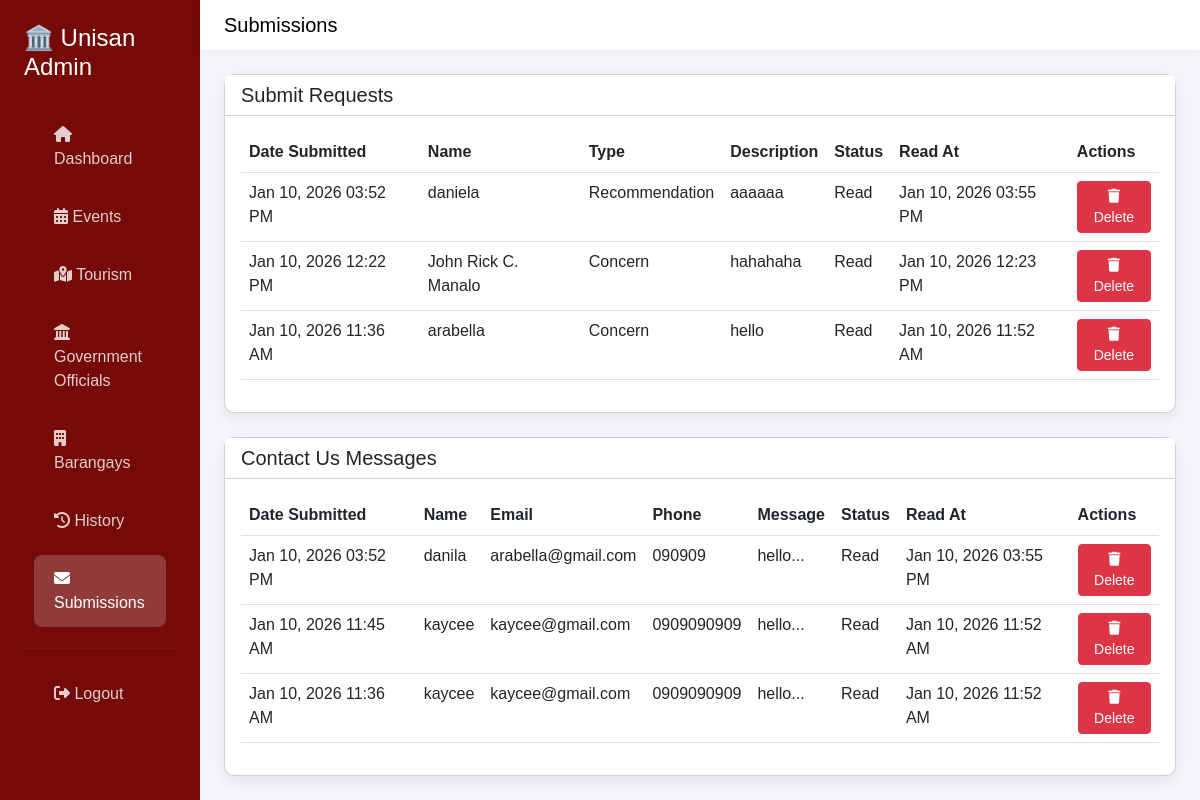
The page /admin_submissions.php (signed in) on the database its author committed.
### tables this page shows
CREATE TABLE `submit_request` (
  `id` int(11) NOT NULL,
  `citizen_name` varchar(255) NOT NULL,
  `request_type` varchar(100) NOT NULL,
  `description` text NOT NULL,
  `date_submitted` datetime NOT NULL,
  `is_read` tinyint(1) DEFAULT 0,
  `status` varchar(10) NOT NULL DEFAULT 'unread',
  `date_read` datetime DEFAULT NULL
);

CREATE TABLE `contact_us` (
  `id` int(11) NOT NULL,
  `name` varchar(255) NOT NULL,
  `email` varchar(255) NOT NULL,
  `phone` varchar(50) DEFAULT NULL,
  `message` text NOT NULL,
  `submitted_at` datetime NOT NULL,
  `status` enum('unread','read') DEFAULT 'unread',
  `date_read` datetime DEFAULT NULL
);

### admin_submissions.php (the view, shortened to what this page needs)
<?php
include 'config.php';
$requests = $conn->query("SELECT * FROM submit_request ORDER BY date_submitted DESC");
$messages = $conn->query("SELECT * FROM contact_us ORDER BY submitted_at DESC");
?>
<!DOCTYPE html>
<html lang="en">
<head>
<link href="https://cdn.jsdelivr.net/npm/bootstrap@5.3.0/dist/css/bootstrap.min.css" rel="stylesheet">
<link href="https://cdnjs.cloudflare.com/ajax/libs/font-awesome/6.4.0/css/all.min.css" rel="stylesheet">
</head>
<body>
<div class="container-fluid">
<div class="row">
        <div class="col-md-2 sidebar p-0">
            <div class="p-4">
                <h4 class="mb-4">🏛️ Unisan Admin</h4>
                <nav class="nav flex-column">
                    <a class="nav-link <?= basename($_SERVER['PHP_SELF'])=='admin_dashboard.php'?'active':'' ?>" href="admin_dashboard.php"><i class="fas fa-home"></i> Dashboard</a>
                    <a class="nav-link <?= basename($_SERVER['PHP_SELF'])=='admin_events.php'?'active':'' ?>" href="admin_events.php"><i class="fas fa-calendar-alt"></i> Events</a>
                    <a class="nav-link <?= basename($_SERVER['PHP_SELF'])=='admin_tourism.php'?'active':'' ?>" href="admin_tourism.php"><i class="fas fa-map-marked-alt"></i> Tourism</a>
                    <a class="nav-link <?= basename($_SERVER['PHP_SELF'])=='admin_government.php'?'active':'' ?>" href="admin_government.php"><i class="fas fa-landmark"></i> Government Officials</a>
                    <a class="nav-link <?= basename($_SERVER['PHP_SELF'])=='admin_barangay.php'?'active':'' ?>" href="admin_barangay.php"><i class="fas fa-building"></i> Barangays</a>
                    <a class="nav-link <?= basename($_SERVER['PHP_SELF'])=='admin_history.php'?'active':'' ?>" href="admin_history.php"><i class="fas fa-history"></i> History</a>
                    <a class="nav-link <?= basename($_SERVER['PHP_SELF'])=='admin_submissions.php'?'active':'' ?>" href="admin_submissions.php"><i class="fas fa-envelope"></i> Submissions
                    </a>
                    <hr class="my-3" style="border-color: rgba(255,255,255,0.2)">
                    <a class="nav-link" href="admin_logout.php"><i class="fas fa-sign-out-alt"></i> Logout</a>
                </nav>
            </div>
        </div>
<div class="col-md-10 p-0">
    <nav class="navbar navbar-custom px-4">
        <span class="navbar-brand mb-0 h1">Submissions</span>
    </nav>
    <div class="p-4">
        <div class="card mb-4">
            <div class="card-header bg-white"><h5 class="mb-0">Submit Requests</h5></div>
            <div class="card-body">
                <?php if ($requests->num_rows > 0): ?>
                <div class="table-responsive">
                    <table class="table table-hover">
                        <thead>
                            <tr>
                                <th>Date Submitted</th>
                                <th>Name</th>
                                <th>Type</th>
                                <th>Description</th>
                                <th>Status</th>
                                <th>Read At</th>
                                <th>Actions</th>
                            </tr>
                        </thead>
                        <tbody>
                            <?php while($req = $requests->fetch_assoc()): ?>
                            <tr class="<?= ($req['status']??'unread')=='unread' ? 'submission-unread' : '' ?>">
                                <td><?= date('M d, Y h:i A', strtotime($req['date_submitted'])) ?></td>
                                <td><?= htmlspecialchars($req['citizen_name']) ?></td>
                                <td><?= htmlspecialchars($req['request_type']) ?></td>
                                <td><?= htmlspecialchars($req['description']) ?></td>
                                <td><?= ucfirst($req['status'] ?? 'unread') ?></td>
                                <td><?= ($req['date_read']) ? date('M d, Y h:i A', strtotime($req['date_read'])) : '-' ?></td>
                                <td>
                                    <a href="?delete=<?= $req['id'] ?>&type=submit" class="btn btn-sm btn-danger" onclick="return confirm('Delete this request?')"><i class="fas fa-trash"></i> Delete</a>
                                </td>
                            </tr>
                            <?php endwhile; ?>
                        </tbody>
                    </table>
                </div>
                <?php endif; ?>
            </div>
        </div>
        <div class="card">
            <div class="card-header bg-white"><h5 class="mb-0">Contact Us Messages</h5></div>
            <div class="card-body">
                <?php if ($messages->num_rows > 0): ?>
                <div class="table-responsive">
                    <table class="table table-hover">
                        <thead>
                            <tr>
                                <th>Date Submitted</th>
                                <th>Name</th>
                                <th>Email</th>
                                <th>Phone</th>
                                <th>Message</th>
                                <th>Status</th>
                                <th>Read At</th>
                                <th>Actions</th>
                            </tr>
                        </thead>
                        <tbody>
                            <?php while($msg = $messages->fetch_assoc()): ?>
                            <tr class="<?= $msg['status']=='unread' ? 'submission-unread' : '' ?>">
                                <td><?= date('M d, Y h:i A', strtotime($msg['submitted_at'])); ?></td>
                                <td><?= htmlspecialchars($msg['name']); ?></td>
                                <td><?= htmlspecialchars($msg['email']); ?></td>
                                <td><?= htmlspecialchars($msg['phone']); ?></td>
                                <td><?= htmlspecialchars(substr($msg['message'],0,50)) . '...'; ?></td>
                                <td><?= ucfirst($msg['status']); ?></td>
                                <td><?= ($msg['date_read']) ? date('M d, Y h:i A', strtotime($msg['date_read'])) : '-' ?></td>
                                <td>
                                    <a href="?delete=<?= $msg['id'] ?>&type=contact" class="btn btn-sm btn-danger" onclick="return confirm('Delete this message?')"><i class="fas fa-trash"></i> Delete</a>
                                </td>
                            </tr>
                            <?php endwhile; ?>
                        </tbody>
                    </table>
                </div>
                <?php endif; ?>
            </div>
        </div>
    </div>
</div>
</div>
</div>
</body>
</html>

### admin_submissions.php (style rules this page uses)
body { font-family: 'Poppins', sans-serif; background: #f4f6f9; }
.sidebar { min-height: 100vh; background: linear-gradient(135deg, #750a08ff 0%, #750a08ff 100%); color: white; }
.sidebar .nav-link { color: rgba(255,255,255,0.8); padding: 12px 20px; margin: 5px 10px; border-radius: 8px; transition: all 0.3s; }
.sidebar .nav-link:hover, .sidebar .nav-link.active { background: rgba(255,255,255,0.2); color:white; }
.navbar-custom { background: white; box-shadow: 0 2px 10px rgba(0,0,0,0.05); }
.card { border-radius: 10px; box-shadow: 0 5px 15px rgba(0,0,0,0.08); }

### rows shown on the page
submit_request: date_submitted "Jan 10, 2026 03:52 PM", citizen_name "daniela", request_type "Recommendation", description "aaaaaa", status "Read", date_read "Jan 10, 2026 03:55 PM"
submit_request: date_submitted "Jan 10, 2026 12:22 PM", citizen_name "John Rick C. Manalo", request_type "Concern", description "hahahaha", status "Read", date_read "Jan 10, 2026 12:23 PM"
submit_request: date_submitted "Jan 10, 2026 11:36 AM", citizen_name "arabella", request_type "Concern", description "hello", status "Read", date_read "Jan 10, 2026 11:52 AM"
contact_us: submitted_at "Jan 10, 2026 03:52 PM", name "danila", email "arabella@gmail.com", phone "090909", message "hello", status "Read", date_read "Jan 10, 2026 03:55 PM"
contact_us: submitted_at "Jan 10, 2026 11:45 AM", name "kaycee", email "kaycee@gmail.com", phone "0909090909", message "hello", status "Read", date_read "Jan 10, 2026 11:52 AM"
contact_us: submitted_at "Jan 10, 2026 11:36 AM", name "kaycee", email "kaycee@gmail.com", phone "0909090909", message "hello", status "Read", date_read "Jan 10, 2026 11:52 AM"
